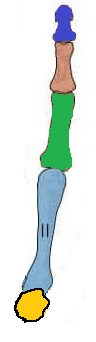
#> input picture finger-bones.jpg, 96 x 342 px, found by its file name
$ python Task6.py
#> lines starting #> are read from the running program, lines starting #| are printed output that depends on the picture; after the words box and inside, x2 and y2 are one past the last pixel; in counts of white or black regions, pixels touching at a corner belong together
import cv2
import numpy as np


def calculateArea(pathOfImage):
#> called with pathOfImage = './data/finger-bones.jpg'
    originalImage = cv2.imread(pathOfImage)
#> originalImage is the input picture: shape (342, 96, 3); mean B, G, R 226.4, 231.5, 224
    cv2.imshow('Original Image', originalImage)
    hsvImage = cv2.cvtColor(originalImage, cv2.COLOR_BGR2HSV)
#> hsvImage: shape (342, 96, 3); mean H, S, V 29.8, 30.9, 238.7


    #Blue Color Segment
    blueLower = np.array([110, 50, 50])
    blueUpper = np.array([130, 255, 255])
    mask1 = cv2.inRange(hsvImage, blueLower, blueUpper)
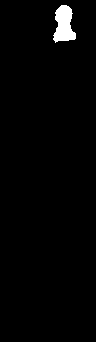
#> mask1: shape (342, 96); 1.8% white; 1 white region
    detected1 = cv2.bitwise_and(originalImage, originalImage, mask=mask1)
    cnts1, _ = cv2.findContours(mask1, cv2.RETR_EXTERNAL, cv2.CHAIN_APPROX_SIMPLE)
#> cnts1 = 1 contour; box (x1, y1, x2, y2) and area: (53, 5, 76, 43) 534

    maxWidth1 = 0
    maxLength1 = 0
    for c in cnts1:
        x, y, w, h = cv2.boundingRect(c)
        maxWidth1 = max(maxWidth1, w)
        maxLength1 = max(maxLength1, h)
        cv2.drawContours(originalImage, [c], 0, (0, 255, 0), 2)
#> this loop made 1 pass
#> (x, y, w, h, maxWidth1, maxLength1) on pass 1: (53, 5, 23, 38, 23, 38)
#> originalImage: shape (342, 96, 3); 1.1% of pixels changed, all inside (x1, y1, x2, y2) = (52, 4, 77, 44)
    print("Width of blue segment :", maxWidth1)
#| Width of blue segment : 23
    print("Length of blue segment :", maxLength1)
#| Length of blue segment : 38

    cv2.imshow('Blue Color Image', detected1)


    #Green Color Segment
    greenLower = np.array([50, 100, 100])
    greenUpper = np.array([70, 255, 255])
    mask2 = cv2.inRange(hsvImage, greenLower, greenUpper)
#> mask2: shape (342, 96); 5% white; 1 white region
    detected2 = cv2.bitwise_and(originalImage, originalImage, mask=mask2)
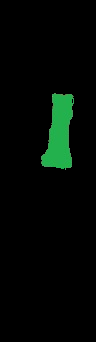
#> detected2: shape (342, 96, 3); mean B, G, R 3.9, 8.7, 2
    cnts2, _ = cv2.findContours(mask2, cv2.RETR_EXTERNAL, cv2.CHAIN_APPROX_SIMPLE)
#> cnts2 = 1 contour; box (x1, y1, x2, y2) and area: (41, 93, 74, 170) 1549

    maxWidth2 = 0
    maxLength2 = 0
    for c in cnts2:
        x, y, w, h = cv2.boundingRect(c)
        maxWidth2 = max(maxWidth2, w)
        maxLength2 = max(maxLength2, h)
        cv2.drawContours(originalImage, [c], 0, (0, 255, 0), 2)
#> this loop made 1 pass
#> (x, y, w, h, maxWidth2, maxLength2) on pass 1: (41, 93, 33, 77, 33, 77)
#> originalImage: shape (342, 96, 3); mean B, G, R 222.4, 234.8, 221
    print("\nWidth of green segment :", maxWidth2)
#| Width of green segment : 33
    print("Length of green segment :", maxLength2)
#| Length of green segment : 77

    cv2.imshow('Green Color Image', detected2)


    #Yellow Color Segment
    yellowLower = np.array([20, 100, 100])
    yellowUpper = np.array([30, 255, 255])
    mask3 = cv2.inRange(hsvImage, yellowLower, yellowUpper)
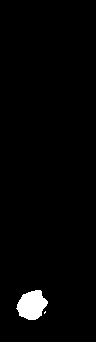
#> mask3: shape (342, 96); 2% white; 2 white regions (1 under 20 px)
    detected3 = cv2.bitwise_and(originalImage, originalImage, mask=mask3)
    cnts3, _ = cv2.findContours(mask3, cv2.RETR_EXTERNAL, cv2.CHAIN_APPROX_SIMPLE)
#> cnts3 = 2 contours, 1 with area under 20; largest, box (x1, y1, x2, y2) and area: (16, 290, 48, 320) 618

    maxWidth3 = 0
    maxLength3 = 0
    for c in cnts3:
        x, y, w, h = cv2.boundingRect(c)
        maxWidth3 = max(maxWidth3, w)
        maxLength3 = max(maxLength3, h)
        cv2.drawContours(originalImage, [c], 0, (0, 255, 0), 2)
#> this loop made 2 passes
#> (c, x, y, w, h, maxWidth3, maxLength3) on pass 1: ([[45, 311], [44, 312], [44, 313], [45, 312]], 44, 311, 2, 3, 2, 3)
#> (x, y, w, h, maxWidth3, maxLength3) on pass 2: (16, 290, 32, 30, 32, 30)
#> originalImage: shape (342, 96, 3); mean B, G, R 222, 236.1, 219.4
    print("\nWidth of yellow segment :", maxWidth3)
#| Width of yellow segment : 32
    print("Length of yellow segment :", maxLength3)
#| Length of yellow segment : 30

    cv2.imshow('Yellow Color Image', detected3)


    #Light Blue Color Segment
    lightBlueLower = np.array([90, 100, 100])
    lightBlueUpper = np.array([110, 255, 255])
    mask4 = cv2.inRange(hsvImage, lightBlueLower, lightBlueUpper)
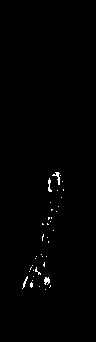
#> mask4: shape (342, 96); 0.67% white in thin lines or dots, all inside (x1, y1, x2, y2) = (22, 172, 64, 290)
    detected4 = cv2.bitwise_and(originalImage, originalImage, mask=mask4)
    cnts4, _ = cv2.findContours(mask4, cv2.RETR_EXTERNAL, cv2.CHAIN_APPROX_SIMPLE)
#> cnts4 = 39 contours, 37 with area under 20; largest, box (x1, y1, x2, y2) and area: (44, 277, 50, 285) 22, (52, 172, 60, 185) 20

    maxWidth4 = 0
    maxLength4 = 0
    for c in cnts4:
        x, y, w, h = cv2.boundingRect(c)
        maxWidth4 = max(maxWidth4, w)
        maxLength4 = max(maxLength4, h)
        cv2.drawContours(originalImage, [c], 0, (0, 255, 0), 2)
#> this loop made 39 passes
#> (x, y, w, h, maxWidth4, maxLength4) on passes 1, 2, 4, 5, 6, 7, 8, 9, 10, 11, 13, 14: (45, 289, 1, 1, 1, 1), (39, 286, 1, 1, 1, 1), (30, 282, 3, 6, 3, 6), (32, 280, 1, 1, 3, 6), (44, 277, 6, 8, 6, 8), (33, 276, 1, 1, 6, 8), (22, 276, 6, 13, 6, 13), (29, 271, 1, 1, 6, 13), (33, 270, 1, 1, 6, 13), (35, 267, 6, 8, 6, 13), (32, 265, 1, 1, 6, 13), (43, 262, 2, 5, 6, 13)
#> (c, x, y, w, h, maxWidth4, maxLength4) on passes 3, 12, 20, 24, 25, 27: ([[50, 285], [50, 286], [49, 287], [50, 286]], 49, 285, 2, 3, 2, 3), ([[31, 267], [30, 268], [30, 269], [30, 268]], 30, 267, 2, 3, 6, 13), ([[48, 241], [48, 242]], 48, 241, 1, 2, 6, 13), ([[47, 223], [47, 224], [48, 224]], 47, 223, 2, 2, 6, 13), ([[42, 223], [42, 224], [43, 224]], 42, 223, 2, 2, 6, 13), ([[51, 217], [51, 218]], 51, 217, 1, 2, 6, 13)
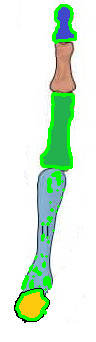
#> originalImage: shape (342, 96, 3); mean B, G, R 218.4, 237.9, 217.1
    print("\nWidth of light blue segment :", maxWidth4)
#| Width of light blue segment : 8
    print("Length of light blue segment :", maxLength4)
#| Length of light blue segment : 14

    cv2.imshow('Light Blue Color Image', detected4)


    #Brown Color Segment
    brownLower = np.array([10, 100, 100])
    brownUpper = np.array([20, 255, 255])
    mask5 = cv2.inRange(hsvImage, brownLower, brownUpper)
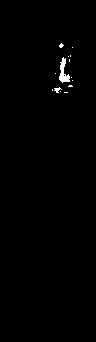
#> mask5: shape (342, 96); 0.63% white; 14 white regions (12 under 20 px)
    detected5 = cv2.bitwise_and(originalImage, originalImage, mask=mask5)
    cnts5, _ = cv2.findContours(mask5, cv2.RETR_EXTERNAL, cv2.CHAIN_APPROX_SIMPLE)
#> cnts5 = 14 contours, 13 with area under 20; largest, box (x1, y1, x2, y2) and area: (59, 57, 70, 83) 111

    maxWidth5 = 0
    maxLength5 = 0
    for c in cnts5:
        x, y, w, h = cv2.boundingRect(c)
        maxWidth5 = max(maxWidth5, w)
        maxLength5 = max(maxLength5, h)
        cv2.drawContours(originalImage, [c], 0, (0, 255, 0), 2)
#> this loop made 14 passes
#> (x, y, w, h, maxWidth5, maxLength5) on passes 2, 4, 6, 7, 8, 10, 11, 13, 14: (60, 91, 1, 1, 4, 1), (54, 87, 8, 6, 8, 6), (72, 80, 1, 1, 8, 6), (71, 77, 1, 1, 8, 6), (55, 73, 1, 1, 8, 6), (59, 57, 11, 26, 11, 26), (68, 56, 1, 1, 11, 26), (72, 47, 1, 1, 11, 26), (59, 43, 5, 5, 11, 26)
#> (c, x, y, w, h, maxWidth5, maxLength5) on passes 1, 3, 5, 9, 12: ([[64, 92], [67, 92]], 64, 92, 4, 1, 4, 1), ([[52, 89], [52, 90]], 52, 89, 1, 2, 4, 2), ([[69, 85], [68, 86], [72, 86], [71, 85]], 68, 85, 5, 2, 8, 6), ([[69, 59], [69, 61]], 69, 59, 1, 3, 8, 6), ([[70, 55], [70, 56]], 70, 55, 1, 2, 11, 26)
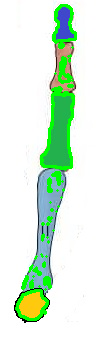
#> originalImage: shape (342, 96, 3); 1.17% of pixels changed, all inside (x1, y1, x2, y2) = (51, 42, 74, 93)
    print("\nWidth of brown segment :", maxWidth5)
#| Width of brown segment : 11
    print("Length of brown segment :", maxLength5)
#| Length of brown segment : 26

    cv2.imshow('Brown Color Image', detected5)

    cv2.waitKey(0)
    cv2.destroyAllWindows()

#Main Function
pathOfImage = './data/finger-bones.jpg'
calculateArea(pathOfImage)
